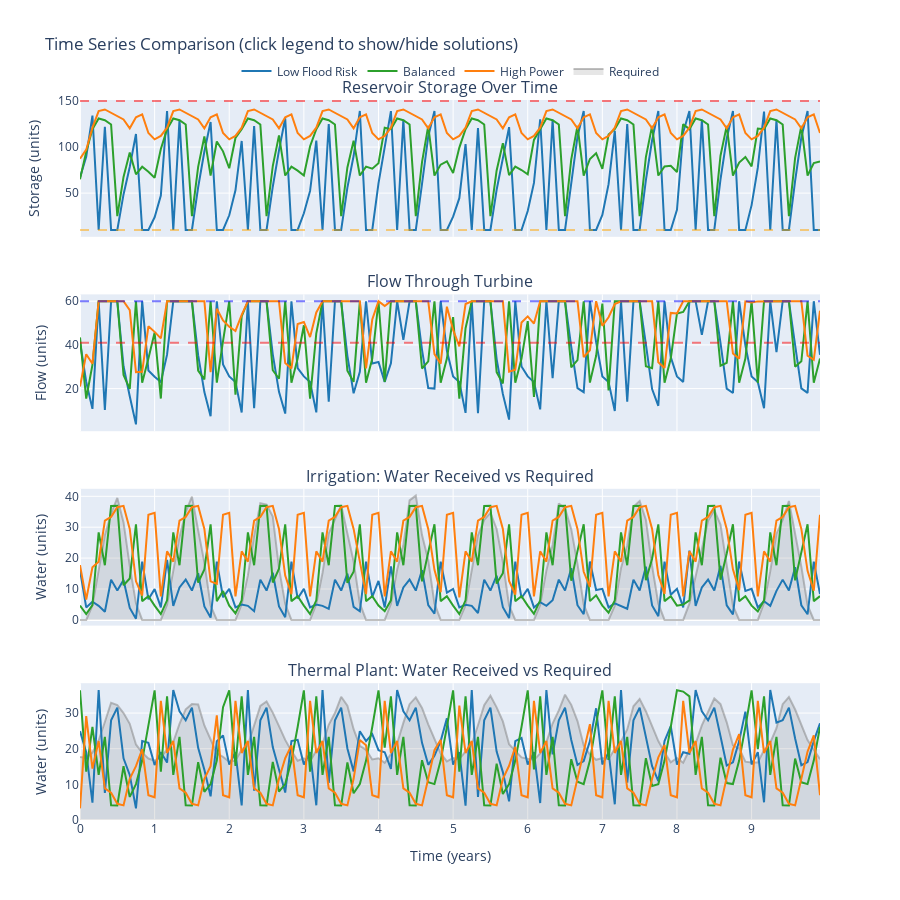

Notebook code for this chart:
### Code cell
# Simulate each solution and collect traces
all_traces = {}
for name, sol, color in solutions_to_plot:
    all_traces[name] = simulate_and_extract_traces(sol, TIMESTEPS)

# Create INTERACTIVE visualization with Plotly (click legend to show/hide solutions)
from plotly.subplots import make_subplots
import plotly.graph_objects as go

years = np.arange(TIMESTEPS) / 12

# Color mapping for consistency
color_map = {
    "Low Flood Risk": "#1f77b4", # C0 - blue  
    "Balanced": "#2ca02c",       # C2 - green
    "High Power": "#ff7f0e",     # C1 - orange
}

fig = make_subplots(
    rows=4, cols=1,
    shared_xaxes=True,
    vertical_spacing=0.08,
    subplot_titles=(
        "Reservoir Storage Over Time",
        "Flow Through Turbine",
        "Irrigation: Water Received vs Required",
        "Thermal Plant: Water Received vs Required"
    )
)

# Plot 1: Reservoir Storage
for name, sol, _ in solutions_to_plot:
    fig.add_trace(go.Scatter(
        x=years, y=all_traces[name]["reservoir_storage"],
        name=name, legendgroup=name,
        line=dict(color=color_map[name]),
        showlegend=True
    ), row=1, col=1)

# Reference lines for storage
fig.add_hline(y=150, line_dash="dash", line_color="red", opacity=0.5, row=1, col=1)
fig.add_hline(y=10, line_dash="dash", line_color="orange", opacity=0.5, row=1, col=1)

# Plot 2: Turbine Flow
for name, sol, _ in solutions_to_plot:
    fig.add_trace(go.Scatter(
        x=years, y=all_traces[name]["turbine_flow"],
        name=name, legendgroup=name,
        line=dict(color=color_map[name]),
        showlegend=False  # Already in legend from plot 1
    ), row=2, col=1)

# Reference lines for capacity
fig.add_hline(y=60, line_dash="dash", line_color="blue", opacity=0.5, row=2, col=1)
fig.add_hline(y=CITY_CAPACITY, line_dash="dash", line_color="red", opacity=0.5, row=2, col=1)

# Plot 3: Irrigation
# Add required demand as filled area
fig.add_trace(go.Scatter(
    x=years, y=irrigation_demand,
    fill='tozeroy', fillcolor='rgba(128,128,128,0.2)',
    line=dict(color='rgba(128,128,128,0.5)'),
    name='Required', legendgroup='required',
    showlegend=True
), row=3, col=1)

for name, sol, _ in solutions_to_plot:
    fig.add_trace(go.Scatter(
        x=years, y=all_traces[name]["irrigation_received"],
        name=name, legendgroup=name,
        line=dict(color=color_map[name]),
        showlegend=False
    ), row=3, col=1)

# Plot 4: Thermal Plant
fig.add_trace(go.Scatter(
    x=years, y=thermal_demand,
    fill='tozeroy', fillcolor='rgba(128,128,128,0.2)',
    line=dict(color='rgba(128,128,128,0.5)'),
    name='Required', legendgroup='required',
    showlegend=False
), row=4, col=1)

for name, sol, _ in solutions_to_plot:
    fig.add_trace(go.Scatter(
        x=years, y=all_traces[name]["thermal_received"],
        name=name, legendgroup=name,
        line=dict(color=color_map[name]),
        showlegend=False
    ), row=4, col=1)

# Update layout
fig.update_layout(
    height=900,
    title_text="Time Series Comparison (click legend to show/hide solutions)",
    legend=dict(
        orientation="h",
        yanchor="bottom",
        y=1.02,
        xanchor="center",
        x=0.5
    ),
    hovermode="x unified"
)

# Update axes labels
fig.update_yaxes(title_text="Storage (units)", row=1, col=1)
fig.update_yaxes(title_text="Flow (units)", row=2, col=1)
fig.update_yaxes(title_text="Water (units)", row=3, col=1)
fig.update_yaxes(title_text="Water (units)", row=4, col=1)
fig.update_xaxes(title_text="Time (years)", row=4, col=1)

fig.show()
